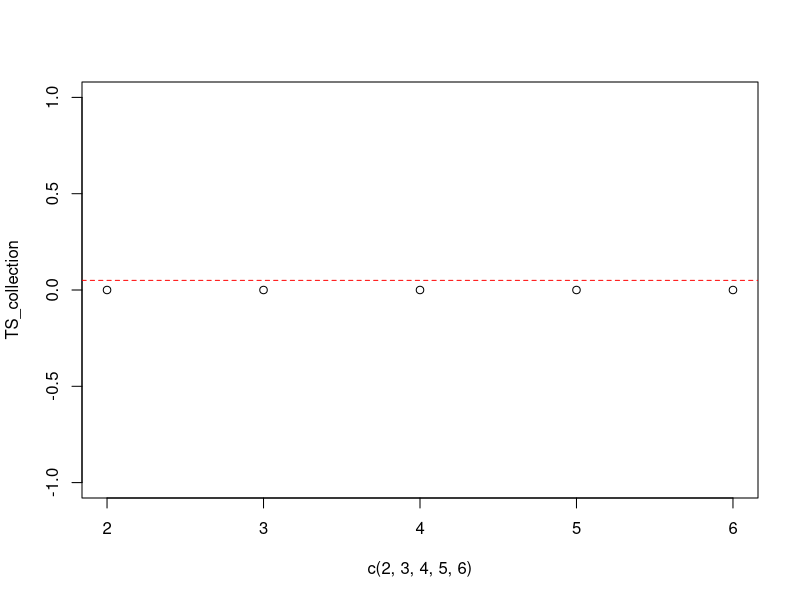

R code for this plot:
generate_sample <- function(n, p, real_lambda, real_psi){
  Y <- MASS::mvrnorm(n = n, mu = rep(0,p), Sigma = real_lambda %*% t(real_lambda) + real_psi) 
  return(Y)
}

tr <- function(M){
  # Calculate the trace of matrix M
  return(sum(diag(M)))
}

hypo_TS <- function(Y,lambda,psi){
  ### Input: Y: Sample matrix
  ###       lambda: the estimated loading matrix
  ###       psi: the estimated psi matrix
  ### Output: 
  ###       Test statistics
  n <- nrow(Y)
  p <- ncol(Y)
  m <- ncol(lambda)
  S <- cov(Y)
  print(psi)
  Sigma <- lambda %*% t(lambda) + diag(psi)
  print(det(Sigma))
  #print(Sigma)
  TS <- n * (log(det(Sigma)) + tr(solve(Sigma) %*% S) - log(det(S)) - p )
  s <- 1/2 * (p - m)^2 - 1/2 * (p + m)
  p_value <- 1 - pchisq(TS,s)
  return(p_value)
}

################################################################################
set.seed(123)

n <- 1000
real_lambda <- matrix(c(
  0.8, 0, 0, 0,
  0.8, 0, 0, 0,
  0.8, 0, 0, 0,
  0, 0.7, 0.7, 0,
  0, 0.7, 0.7, 0,
  0, 0.7, 0.7, 0,
  0.6, 0.6, 0, 0,
  0.6, 0.6, 0, 0,
  0.6, 0.6, 0, 0,
  0, 0, 0.5, 0.5,
  0, 0, 0.5, 0.5,
  0, 0, 0.5, 0.5
), nrow = 12, ncol = 4, byrow = TRUE)
real_psi <- diag(rep(0.15, 12))

p <- nrow(real_lambda)
m <- ncol(real_lambda)

Y <- generate_sample(n, p, real_lambda, real_psi)
TS_collection <- numeric(p/2 - 1)
for (k in 2:p/2){
  mle_result <- factanal(factors = k, covmat = cor(Y), rotation = 'varimax')
  est_lambda <- mle_result$loadings
  print(est_lambda)
  est_psi <- mle_result$uniquenesses
  #print(est_psi)
  TS <- hypo_TS(Y, est_lambda, est_psi)
  TS_collection[k-1] <- TS
}
plot(c(2,3,4,5,6), TS_collection)
s <- 1/2 * (p - m)^2 - 1/2 * (p + m)
abline(h = qchisq(0.95, s))
abline(h = 0.05, col = "red", lty = 2)
